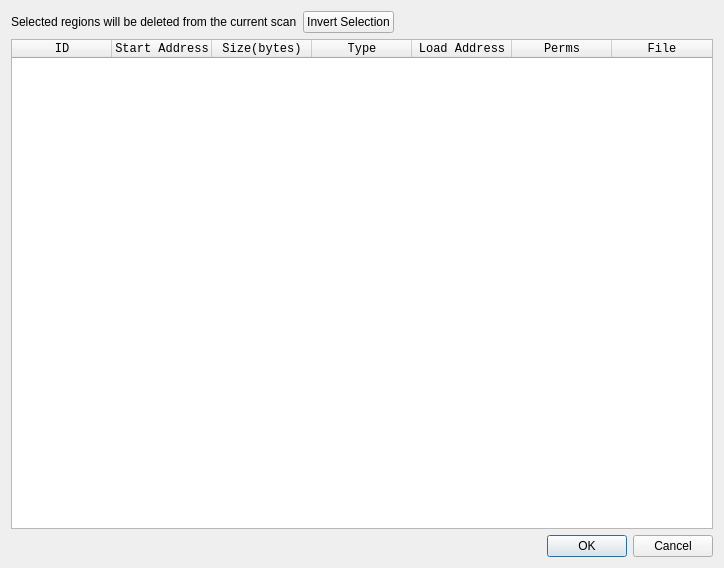
<?xml version="1.0" encoding="UTF-8"?>
<ui version="4.0">
 <class>Dialog</class>
 <widget class="QDialog" name="Dialog">
  <property name="geometry">
   <rect>
    <x>0</x>
    <y>0</y>
    <width>724</width>
    <height>568</height>
   </rect>
  </property>
  <property name="windowTitle">
   <string>Manage Scan Regions</string>
  </property>
  <layout class="QGridLayout" name="gridLayout">
   <item row="0" column="0">
    <layout class="QHBoxLayout" name="horizontalLayout">
     <item>
      <widget class="QLabel" name="label">
       <property name="text">
        <string>Selected regions will be deleted from the current scan</string>
       </property>
      </widget>
     </item>
     <item>
      <widget class="QPushButton" name="pushButton_Invert">
       <property name="text">
        <string>Invert Selection</string>
       </property>
      </widget>
     </item>
     <item>
      <spacer name="horizontalSpacer">
       <property name="orientation">
        <enum>Qt::Horizontal</enum>
       </property>
       <property name="sizeHint" stdset="0">
        <size>
         <width>40</width>
         <height>20</height>
        </size>
       </property>
      </spacer>
     </item>
    </layout>
   </item>
   <item row="1" column="0">
    <widget class="QScanRegionTable" name="tableWidget_Regions">
     <property name="font">
      <font>
       <family>Monospace</family>
      </font>
     </property>
     <property name="editTriggers">
      <set>QAbstractItemView::NoEditTriggers</set>
     </property>
     <property name="selectionBehavior">
      <enum>QAbstractItemView::SelectRows</enum>
     </property>
     <property name="sortingEnabled">
      <bool>true</bool>
     </property>
     <property name="wordWrap">
      <bool>false</bool>
     </property>
     <attribute name="horizontalHeaderStretchLastSection">
      <bool>true</bool>
     </attribute>
     <attribute name="verticalHeaderVisible">
      <bool>false</bool>
     </attribute>
     <attribute name="verticalHeaderMinimumSectionSize">
      <number>16</number>
     </attribute>
     <attribute name="verticalHeaderDefaultSectionSize">
      <number>16</number>
     </attribute>
     <column>
      <property name="text">
       <string>ID</string>
      </property>
     </column>
     <column>
      <property name="text">
       <string>Start Address</string>
      </property>
     </column>
     <column>
      <property name="text">
       <string>Size(bytes)</string>
      </property>
     </column>
     <column>
      <property name="text">
       <string>Type</string>
      </property>
     </column>
     <column>
      <property name="text">
       <string>Load Address</string>
      </property>
     </column>
     <column>
      <property name="text">
       <string>Perms</string>
      </property>
     </column>
     <column>
      <property name="text">
       <string>File</string>
      </property>
     </column>
    </widget>
   </item>
   <item row="2" column="0">
    <widget class="QDialogButtonBox" name="buttonBox">
     <property name="orientation">
      <enum>Qt::Horizontal</enum>
     </property>
     <property name="standardButtons">
      <set>QDialogButtonBox::Cancel|QDialogButtonBox::Ok</set>
     </property>
    </widget>
   </item>
  </layout>
 </widget>
 <customwidgets>
  <customwidget>
   <class>QScanRegionTable</class>
   <extends>QTableWidget</extends>
   <header location="global">GUI.Widgets.ManageScanRegions.ScanRegionTable</header>
  </customwidget>
 </customwidgets>
 <resources/>
 <connections>
  <connection>
   <sender>buttonBox</sender>
   <signal>accepted()</signal>
   <receiver>Dialog</receiver>
   <slot>accept()</slot>
   <hints>
    <hint type="sourcelabel">
     <x>248</x>
     <y>254</y>
    </hint>
    <hint type="destinationlabel">
     <x>157</x>
     <y>274</y>
    </hint>
   </hints>
  </connection>
  <connection>
   <sender>buttonBox</sender>
   <signal>rejected()</signal>
   <receiver>Dialog</receiver>
   <slot>reject()</slot>
   <hints>
    <hint type="sourcelabel">
     <x>316</x>
     <y>260</y>
    </hint>
    <hint type="destinationlabel">
     <x>286</x>
     <y>274</y>
    </hint>
   </hints>
  </connection>
 </connections>
</ui>
